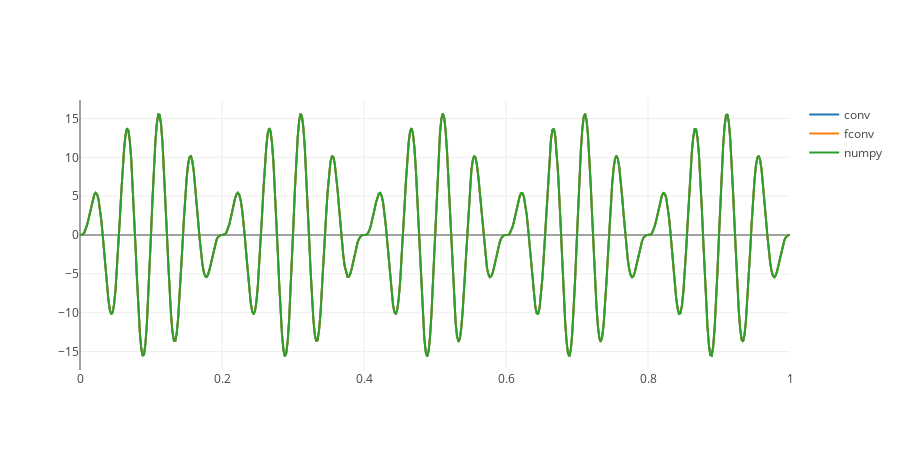

Notebook source saved alongside this figure:
### Code cell
N = 500
T = 1.0 # s
f1 = 20 # Hz
f2 = 25 # Hz
w1 = 2 * np.pi * f1
w2 = 2 * np.pi * f2

t = np.linspace(0, T, N)
s1 = np.sin(w1 * t / T)
s2 = np.sin(w2 * t / T)

conv = convolve(s1, s2)
fconv = fconvolve(s1, s2)
npconv = np.convolve(s1, s2)

print_mse(conv, fconv, 'conv/fconv')
print_mse(conv, npconv, 'conv/npconv')
print_mse(fconv, npconv, 'fconv/npconv')

tr_conv = go.Scatter(
    x = t,
    y = conv,
    name='conv'
)

tr_fconv = go.Scatter(
    x = t,
    y = fconv.real,
    name='fconv'
)

tr_npconv = go.Scatter(
    x = t,
    y = npconv.real,
    name='numpy'
)

fig = py.tools.make_subplots(rows = 1, cols = 1)

fig['layout'].update(height=450, width=900)

fig.append_trace(tr_conv, 1, 1)
fig.append_trace(tr_fconv, 1, 1)
fig.append_trace(tr_npconv, 1, 1)

py.offline.iplot(fig)

### Figure 1 — Plotly figure (JSON) as saved in the notebook; plotly's stock layout.template omitted (floating-point values rounded to 4 significant figures; data arrays with more than 128 entries replaced by an {"elided": "..."} marker saying what was removed)
{"data": [{"name": "conv", "type": "scatter", "x": {"elided": "500 float values"}, "xaxis": "x1", "y": {"elided": "999 float values"}, "yaxis": "y1"}, {"name": "fconv", "type": "scatter", "x": {"elided": "500 float values"}, "xaxis": "x1", "y": {"elided": "999 float values"}, "yaxis": "y1"}, {"name": "numpy", "type": "scatter", "x": {"elided": "500 float values"}, "xaxis": "x1", "y": {"elided": "999 float values"}, "yaxis": "y1"}], "layout": {"height": 450, "width": 900, "xaxis1": {"anchor": "y1", "domain": [0, 1]}, "yaxis1": {"anchor": "x1", "domain": [0, 1]}}}
